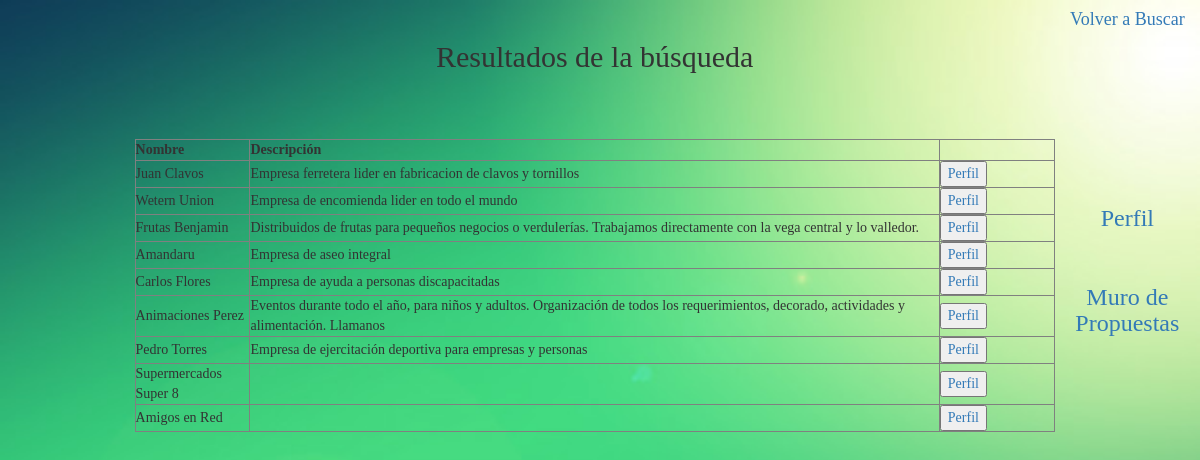
/busqueda/result_busqueda2.php, run on the app's committed database.
### tables this page shows
CREATE TABLE `datos` (
  `iddato` int(30) NOT NULL,
  `id_usuario` int(30) NOT NULL,
  `pais` varchar(20) DEFAULT NULL,
  `rubro` varchar(20) DEFAULT NULL,
  `tipo` varchar(20) DEFAULT NULL,
  `rut` varchar(20) DEFAULT NULL,
  `direccion` text,
  `descripcion` text,
  `sitio` text,
  `fono` int(11) DEFAULT NULL,
  `mail_contacto` text,
  `foto` longblob
);

CREATE TABLE `usuario` (
  `id_usuario` int(11) NOT NULL,
  `nombre` varchar(30) NOT NULL,
  `mail` varchar(30) NOT NULL,
  `contra` varchar(15) NOT NULL,
  `fecha_crea` date NOT NULL
);

### busqueda/result_busqueda2.php (the view, shortened to what this page needs)
<?php
include("../sql/conectar.php");
?>
<!DOCTYPE html>
<html>
<head>
      <link rel="stylesheet" href="https://maxcdn.bootstrapcdn.com/bootstrap/3.3.6/css/bootstrap.min.css"/>
</head>
<body background="../imagenes/fondo_verde.jpg", style="font-family: Verdana; font-size:25; background-repeat: no-repeat; background-position: center center fixed; background-size: cover">
 <table style="text-align: left; width: 100%;" cellspacing="2" cellpadding="2" border="0">
     <tbody>
          <tr>
          <td style="vertical-align: top;" width="150px"><br>
          </td>
          <td style="vertical-align: top;" width="1000px"><center><br><h2>Resultados de la búsqueda</h2></center>
          </td>
          <td style="vertical-align: top;" width="150px"><center><h4><a href="busqueda2.php">Volver a Buscar</a><br><br><br></h4></center><br>
          </td>
          </tr>
            <td style="vertical-align: top;" width="150px"><br>
          </td>
          <td style="vertical-align: top;" width="1000px"><br><br><center>
               <table border="1" style="text-align: left; width: 100%;" cellpadding="2" cellspacing="2">
                    <tbody>
                         <tr>
                              <th style="width: 100px">Nombre</th>
                              <th style="width: 600px">Descripción</th>
                              <th style="width: 100px"></th>
                         </tr>
                         <?php
                                   $buscar=$_POST['buscar'];
                                   $sql= "SELECT a.nombre, b.descripcion, b.iddato FROM usuario a, datos b WHERE a.id_usuario=b.id_usuario and a.nombre LIKE '%$buscar%'";
                                   $resultado = $conn->query($sql);
                                   while ($row=$resultado->fetch_assoc()) {
                                   ?>
                         <tr>
                                      <td><?php echo $row['nombre'];  ?></td>
                                      <td><?php echo $row['descripcion'];?></td>
                                      <td><a class="perfil" href="perfilbusqueda.php?id=<?php echo $row['iddato']?>"><input name="perfil_si" type="button" value="Perfil"></a>
                                        </td>
                         </tr>
                    <?php }
                    ?>
                    </tbody>
               </table>
          </center>
          </td>
          <td>
            <center><h3><a href="../usuario/perfil.php">Perfil</a><br><br><br><a href="../muro/muro.php">Muro de Propuestas</a></h3></center>
          </td>
          <tr>
            <td style="vertical-align: top;" width="150px"><br>
          </td>
          <td style="vertical-align: top;" width="1000px"><center></center>
          </td>
          <td style="vertical-align: top;" width="150px"><br>
          </td>
          </tr>
     </tbody>
 </table>
</body>
</html>

### data on the page
datos: id_usuario.nombre "Juan Clavos", descripcion "Empresa ferretera lider en fabricacion de clavos y tornillos"
datos: id_usuario.nombre "Wetern Union", descripcion "Empresa de encomienda lider en todo el mundo"
datos: id_usuario.nombre "Frutas Benjamin", descripcion "Distribuidos de frutas para pequeños negocios o verdulerías. Trabajamos directamente con la vega central y lo valledor."
datos: id_usuario.nombre "Amandaru", descripcion "Empresa de aseo integral"
datos: id_usuario.nombre "Carlos Flores", descripcion "Empresa de ayuda a personas discapacitadas"
datos: id_usuario.nombre "Animaciones Perez", descripcion "Eventos durante todo el año, para niños y adultos. Organización de todos los requerimientos, decorado, actividades y alimentación. Llamanos"
datos: id_usuario.nombre "Pedro Torres", descripcion "Empresa de ejercitación deportiva para empresas y personas"
datos: id_usuario.nombre "Supermercados Super 8"
datos: id_usuario.nombre "Amigos en Red"
